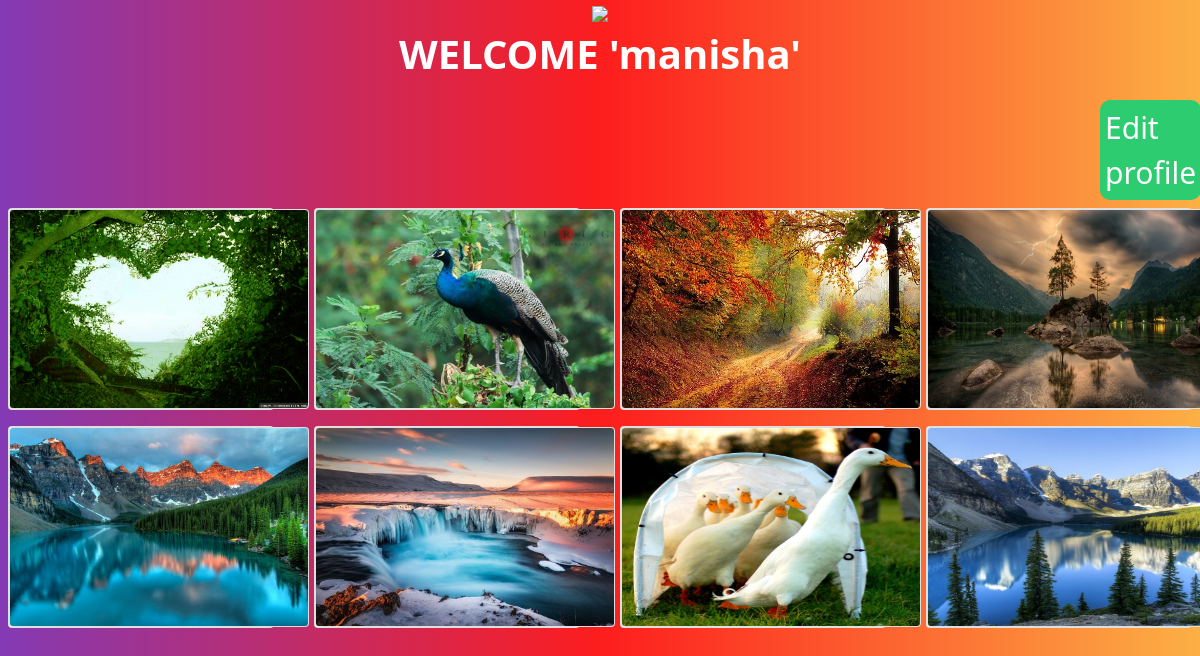
/instagram/home/, run on an earlier commit of the app's database.
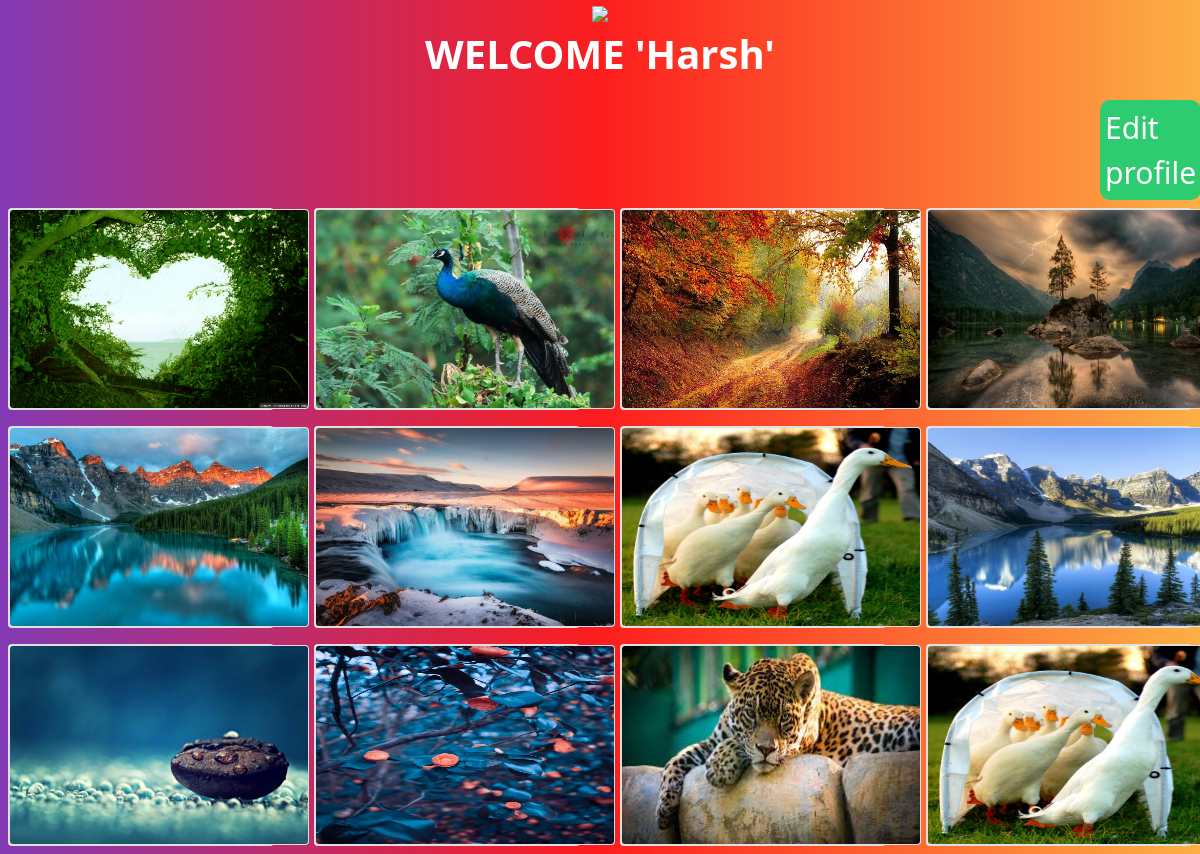
And on a later commit of the database.
### instagram/models.py (models this page shows)
class editprofile(models.Model):
	name = models.CharField(max_length=300 , null =True, blank = True )

class Image(models.Model):
	photo = models.ImageField(null =True, blank = True , upload_to="myimage")
	date = models.DateTimeField(auto_now_add=True)
	title = models.CharField(max_length=300 , null =True, blank = True )
	body = models.CharField(max_length=1000 , null=True , blank=True)
	likes = models.ManyToManyField(User, blank=True, related_name='post_likes')
	unlikes = models.ManyToManyField(User, blank=True, related_name='post_unlikes')

### instagram/views.py (the view)
# urls.py: path('home/',views.homeView,name="home"),
def homeView(request):
	img = Image.objects.all()
	obj = editprofile.objects.all()
	return render(request, 'profile.html', {'img':img , 'obj':obj })

### instagram/templates/profile.html (shortened to what this page needs)
<!DOCTYPE html>
{% block content %}
<html lang="en">
  <head>
    <link href="https://cdn.jsdelivr.net/npm/bootstrap@5.0.0-beta1/dist/css/bootstrap.min.css" rel="stylesheet">
  </head>
    <body style="background-image: linear-gradient(to right, #833ab4 , #fd1d1d , #fcb045);">
        <center>
        <img src="https://assets.stickpng.com/images/5a4e432a2da5ad73df7efe7a.png" height="90px;">
        </center>
        <div class="hitcontainer2" style="text-align: center; font-size: 40px; color: white;">
        {% for x in obj reversed %}
            {% if forloop.first %}
                <p> <b>WELCOME '{{ x.name }}'</b></p>
            {% endif %}
        {% endfor %}
        </div>
        <div class="hitcontainer1" style="font-size: 30px; margin-left: 1100px; ">
        <a href="{% url 'edit' %}" class="hmm" style="color: white; background-color: #2ecc71;
            border: none;
            text-decoration: none;
            display: inline-block;
            border-radius: 10px;
            cursor: pointer;
            outline: none;
            padding: 5px;
            font-size: 30px;">Edit profile</a>
		</div>
        <div class="row">
            {% for x in img %}
                <div class="col-sm-3">
                    <div class="card m-2">
                        <center>
                    <img src="{{x.photo.url}}" alt="" class="card" height="200px" width="300px">
                        </center>
                    </div>
                </div>
            {% endfor %}
        </div>
  </body>
</html>
{% endblock %}

What changed in the data, as far as the page shows it:
no longer on this page (row unchanged): editprofile: name "manisha"
added editprofile: name "Harsh"
added Image: photo (picture)
added Image: photo (picture)
added Image: photo (picture)
added Image: photo (picture)
